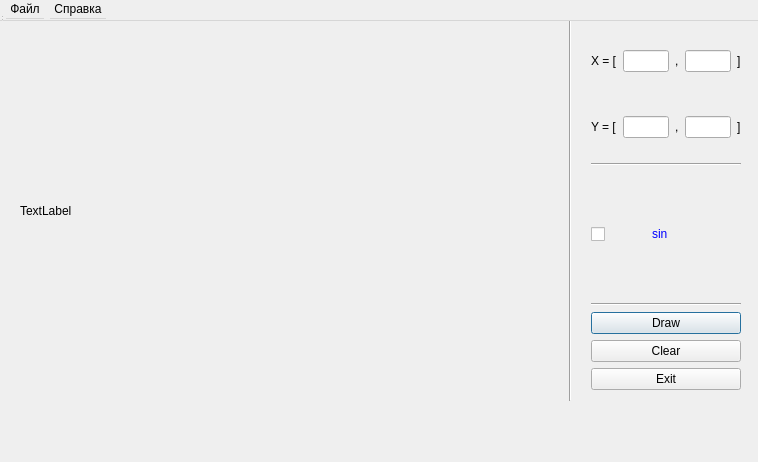
<?xml version="1.0" encoding="UTF-8"?>
<ui version="4.0">
<class>graphic</class>
<widget class="QDialog" name="Dialog">
  <property name="geometry">
   <rect>
    <x>0</x>
    <y>0</y>
    <width>758</width>
    <height>462</height>
   </rect>
  </property>
  <property name="windowTitle">
   <string>graphic</string>
  </property>
  <widget class="QWidget" name="centralWidget" native="true">
   <property name="geometry">
    <rect>
     <x>0</x>
     <y>0</y>
     <width>772</width>
     <height>401</height>
    </rect>
   </property>
   <widget class="Line" name="line">
    <property name="geometry">
     <rect>
      <x>560</x>
      <y>10</y>
      <width>20</width>
      <height>391</height>
     </rect>
    </property>
    <property name="orientation">
     <enum>Qt::Vertical</enum>
    </property>
   </widget>
   <widget class="QLabel" name="label">
    <property name="geometry">
     <rect>
      <x>630</x>
      <y>0</y>
      <width>81</width>
      <height>21</height>
     </rect>
    </property>
    <property name="text">
     <string>Intervals:</string>
    </property>
   </widget>
   <widget class="QLabel" name="outputGraph">
    <property name="geometry">
     <rect>
      <x>20</x>
      <y>20</y>
      <width>541</width>
      <height>381</height>
     </rect>
    </property>
    <property name="text">
     <string>TextLabel</string>
    </property>
   </widget>
   <widget class="QWidget" name="layoutWidget">
    <property name="geometry">
     <rect>
      <x>580</x>
      <y>20</y>
      <width>172</width>
      <height>381</height>
     </rect>
    </property>
    <layout class="QVBoxLayout" name="verticalLayout_6">
     <item>
      <layout class="QVBoxLayout" name="verticalLayout_5">
       <item>
        <layout class="QVBoxLayout" name="verticalLayout_4">
         <item>
          <layout class="QVBoxLayout" name="verticalLayout_3">
           <item>
            <layout class="QHBoxLayout" name="horizontalLayout_4">
             <item>
              <layout class="QHBoxLayout" name="horizontalLayout">
               <item>
                <widget class="QLabel" name="label_2">
                 <property name="text">
                  <string>X = [</string>
                 </property>
                </widget>
               </item>
               <item>
                <widget class="QLineEdit" name="inputLeftX"/>
               </item>
              </layout>
             </item>
             <item>
              <layout class="QHBoxLayout" name="horizontalLayout_3">
               <item>
                <layout class="QHBoxLayout" name="horizontalLayout_2">
                 <item>
                  <widget class="QLabel" name="label_3">
                   <property name="text">
                    <string>,</string>
                   </property>
                  </widget>
                 </item>
                 <item>
                  <widget class="QLineEdit" name="inputRightX"/>
                 </item>
                </layout>
               </item>
               <item>
                <widget class="QLabel" name="label_4">
                 <property name="text">
                  <string>]</string>
                 </property>
                </widget>
               </item>
              </layout>
             </item>
            </layout>
           </item>
           <item>
            <layout class="QHBoxLayout" name="horizontalLayout_5">
             <item>
              <layout class="QHBoxLayout" name="horizontalLayout_6">
               <item>
                <widget class="QLabel" name="label_5">
                 <property name="text">
                  <string>Y = [</string>
                 </property>
                </widget>
               </item>
               <item>
                <widget class="QLineEdit" name="inputLeftY"/>
               </item>
              </layout>
             </item>
             <item>
              <layout class="QHBoxLayout" name="horizontalLayout_7">
               <item>
                <layout class="QHBoxLayout" name="horizontalLayout_8">
                 <item>
                  <widget class="QLabel" name="label_6">
                   <property name="text">
                    <string>,</string>
                   </property>
                  </widget>
                 </item>
                 <item>
                  <widget class="QLineEdit" name="inputRightY"/>
                 </item>
                </layout>
               </item>
               <item>
                <widget class="QLabel" name="label_7">
                 <property name="text">
                  <string>]</string>
                 </property>
                </widget>
               </item>
              </layout>
             </item>
            </layout>
           </item>
          </layout>
         </item>
         <item>
          <layout class="QHBoxLayout" name="horizontalLayout_9"/>
         </item>
        </layout>
       </item>
       <item>
        <widget class="Line" name="line_3">
         <property name="orientation">
          <enum>Qt::Horizontal</enum>
         </property>
        </widget>
       </item>
       <item>
        <layout class="QVBoxLayout" name="verticalLayout_2">
         <item>
          <layout class="QHBoxLayout" name="horizontalLayout_10">
           <item>
            <widget class="QCheckBox" name="sin">
             <property name="maximumSize">
              <size>
               <width>55</width>
               <height>16777215</height>
              </size>
             </property>
             <property name="font">
              <font>
               <italic>false</italic>
               <underline>false</underline>
               <kerning>true</kerning>
              </font>
             </property>
             <property name="text">
              <string/>
             </property>
            </widget>
           </item>
           <item>
            <widget class="QLabel" name="label_9">
             <property name="text">
              <string>&lt;html&gt;&lt;head/&gt;&lt;body&gt;&lt;p&gt;&lt;span style=&quot; color:#0000ff;&quot;&gt;sin&lt;/span&gt;&lt;/p&gt;&lt;/body&gt;&lt;/html&gt;</string>
             </property>
            </widget>
           </item>
          </layout>
         </item>
        </layout>
       </item>
      </layout>
     </item>
     <item>
      <layout class="QVBoxLayout" name="verticalLayout">
       <item>
        <widget class="Line" name="line_2">
         <property name="orientation">
          <enum>Qt::Horizontal</enum>
         </property>
        </widget>
       </item>
       <item>
        <widget class="QPushButton" name="draw">
         <property name="text">
          <string>Draw</string>
         </property>
        </widget>
       </item>
       <item>
        <widget class="QPushButton" name="clear">
         <property name="text">
          <string>Clear</string>
         </property>
        </widget>
       </item>
       <item>
        <widget class="QPushButton" name="exit">
         <property name="text">
          <string>Exit</string>
         </property>
        </widget>
       </item>
      </layout>
     </item>
    </layout>
   </widget>
  </widget>
  <widget class="QMenuBar" name="menuBar">
   <property name="geometry">
    <rect>
     <x>0</x>
     <y>0</y>
     <width>758</width>
     <height>21</height>
    </rect>
   </property>
   <widget class="QMenu" name="menu">
    <property name="title">
     <string>Файл</string>
    </property>
    <addaction name="action"/>
    <addaction name="separator"/>
    <addaction name="action_3"/>
   </widget>
   <widget class="QMenu" name="menu_2">
    <property name="title">
     <string>Справка</string>
    </property>
   </widget>
   <addaction name="menu"/>
   <addaction name="menu_2"/>
  </widget>
  <widget class="QStatusBar" name="statusBar">
   <property name="geometry">
    <rect>
     <x>0</x>
     <y>0</y>
     <width>3</width>
     <height>22</height>
    </rect>
   </property>
  </widget>
  <action name="action">
   <property name="text">
    <string>Сохранить картинку</string>
   </property>
  </action>
  <action name="action_3">
   <property name="text">
    <string>Выход</string>
   </property>
  </action>
 </widget>
 <layoutdefault spacing="6" margin="11"/>
 <resources/>
 <connections/>
</ui>
